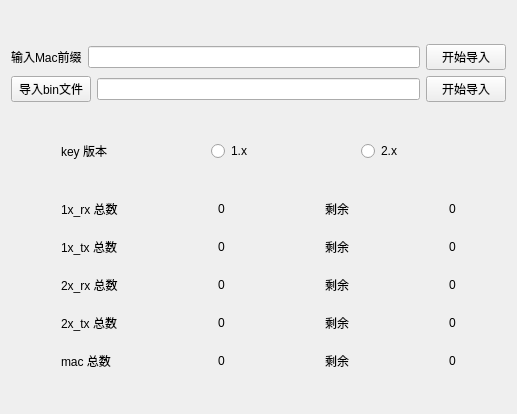
    <widget class="QWidget" name="tab">
     <attribute name="title">
      <string>导入key</string>
     </attribute>
     <layout class="QVBoxLayout" name="verticalLayout_5">
      <item>
       <spacer name="verticalSpacer_3">
        <property name="orientation">
         <enum>Qt::Vertical</enum>
        </property>
        <property name="sizeHint" stdset="0">
         <size>
          <width>20</width>
          <height>33</height>
         </size>
        </property>
       </spacer>
      </item>
      <item>
       <layout class="QVBoxLayout" name="verticalLayout_2">
        <item>
         <layout class="QHBoxLayout" name="horizontalLayout">
          <item>
           <widget class="QLabel" name="label">
            <property name="text">
             <string>输入Mac前缀</string>
            </property>
            <property name="buddy">
             <cstring>macEdit</cstring>
            </property>
           </widget>
          </item>
          <item>
           <widget class="QLineEdit" name="macEdit"/>
          </item>
          <item>
           <widget class="QPushButton" name="pushButton">
            <property name="text">
             <string>开始导入</string>
            </property>
           </widget>
          </item>
         </layout>
        </item>
        <item>
         <layout class="QHBoxLayout" name="horizontalLayout_2">
          <item>
           <widget class="QPushButton" name="pushButton_9">
            <property name="text">
             <string>导入bin文件</string>
            </property>
           </widget>
          </item>
          <item>
           <widget class="QLineEdit" name="file_edit"/>
          </item>
          <item>
           <widget class="QPushButton" name="pushButton_2">
            <property name="text">
             <string>开始导入</string>
            </property>
           </widget>
          </item>
         </layout>
        </item>
       </layout>
      </item>
      <item>
       <spacer name="verticalSpacer_2">
        <property name="orientation">
         <enum>Qt::Vertical</enum>
        </property>
        <property name="sizeHint" stdset="0">
         <size>
          <width>20</width>
          <height>33</height>
         </size>
        </property>
       </spacer>
      </item>
      <item>
       <layout class="QHBoxLayout" name="horizontalLayout_9">
        <property name="spacing">
         <number>5</number>
        </property>
        <property name="leftMargin">
         <number>50</number>
        </property>
        <item>
         <widget class="QLabel" name="label_69">
          <property name="text">
           <string>key 版本</string>
          </property>
          <property name="buddy">
           <cstring>radioButton</cstring>
          </property>
         </widget>
        </item>
        <item>
         <widget class="QRadioButton" name="radioButton">
          <property name="text">
           <string>1.x</string>
          </property>
          <attribute name="buttonGroup">
           <string notr="true">buttonGroup_7</string>
          </attribute>
         </widget>
        </item>
        <item>
         <widget class="QRadioButton" name="radioButton_2">
          <property name="text">
           <string>2.x</string>
          </property>
          <attribute name="buttonGroup">
           <string notr="true">buttonGroup_7</string>
          </attribute>
         </widget>
        </item>
       </layout>
      </item>
      <item>
       <spacer name="verticalSpacer">
        <property name="orientation">
         <enum>Qt::Vertical</enum>
        </property>
        <property name="sizeHint" stdset="0">
         <size>
          <width>20</width>
          <height>33</height>
         </size>
        </property>
       </spacer>
      </item>
      <item>
       <layout class="QGridLayout" name="gridLayout">
        <property name="leftMargin">
         <number>50</number>
        </property>
        <property name="rightMargin">
         <number>50</number>
        </property>
        <property name="horizontalSpacing">
         <number>100</number>
        </property>
        <property name="verticalSpacing">
         <number>20</number>
        </property>
        <item row="0" column="0">
         <widget class="QLabel" name="label_5">
          <property name="text">
           <string>1x_rx 总数</string>
          </property>
         </widget>
        </item>
        <item row="0" column="1">
         <widget class="QLabel" name="label_rx_total">
          <property name="text">
           <string>0</string>
          </property>
         </widget>
        </item>
        <item row="0" column="2">
         <widget class="QLabel" name="label_13">
          <property name="text">
           <string>剩余</string>
          </property>
         </widget>
        </item>
        <item row="0" column="3">
         <widget class="QLabel" name="label_rx_left">
          <property name="text">
           <string>0</string>
          </property>
         </widget>
        </item>
        <item row="1" column="0">
         <widget class="QLabel" name="label_6">
          <property name="text">
           <string>1x_tx 总数</string>
          </property>
         </widget>
        </item>
        <item row="1" column="1">
         <widget class="QLabel" name="label_tx_total">
          <property name="text">
           <string>0</string>
          </property>
         </widget>
        </item>
        <item row="1" column="2">
         <widget class="QLabel" name="label_14">
          <property name="text">
           <string>剩余</string>
          </property>
         </widget>
        </item>
        <item row="1" column="3">
         <widget class="QLabel" name="label_tx_left">
          <property name="text">
           <string>0</string>
          </property>
         </widget>
        </item>
        <item row="2" column="0">
         <widget class="QLabel" name="label_7">
          <property name="text">
           <string>2x_rx 总数</string>
          </property>
         </widget>
        </item>
        <item row="2" column="1">
         <widget class="QLabel" name="label_2x_rx_total">
          <property name="text">
           <string>0</string>
          </property>
         </widget>
        </item>
        <item row="2" column="2">
         <widget class="QLabel" name="label_15">
          <property name="text">
           <string>剩余</string>
          </property>
         </widget>
        </item>
        <item row="2" column="3">
         <widget class="QLabel" name="label_2x_rx_left_2">
          <property name="text">
           <string>0</string>
          </property>
         </widget>
        </item>
        <item row="3" column="0">
         <widget class="QLabel" name="label_8">
          <property name="text">
           <string>2x_tx 总数</string>
          </property>
         </widget>
        </item>
        <item row="3" column="1">
         <widget class="QLabel" name="label_2x_tx_total">
          <property name="text">
           <string>0</string>
          </property>
         </widget>
        </item>
        <item row="3" column="2">
         <widget class="QLabel" name="label_16">
          <property name="text">
           <string>剩余</string>
          </property>
         </widget>
        </item>
        <item row="3" column="3">
         <widget class="QLabel" name="label_2x_tx_left">
          <property name="text">
           <string>0</string>
          </property>
         </widget>
        </item>
        <item row="4" column="0">
         <widget class="QLabel" name="label_22">
          <property name="text">
           <string>mac 总数</string>
          </property>
         </widget>
        </item>
        <item row="4" column="1">
         <widget class="QLabel" name="label_m">
          <property name="text">
           <string>0</string>
          </property>
         </widget>
        </item>
        <item row="4" column="2">
         <widget class="QLabel" name="label_25">
          <property name="text">
           <string>剩余</string>
          </property>
         </widget>
        </item>
        <item row="4" column="3">
         <widget class="QLabel" name="label_23">
          <property name="text">
           <string>0</string>
          </property>
         </widget>
        </item>
       </layout>
      </item>
      <item>
       <spacer name="verticalSpacer_4">
        <property name="orientation">
         <enum>Qt::Vertical</enum>
        </property>
        <property name="sizeHint" stdset="0">
         <size>
          <width>20</width>
          <height>33</height>
         </size>
        </property>
       </spacer>
      </item>
     </layout>
    </widget>
